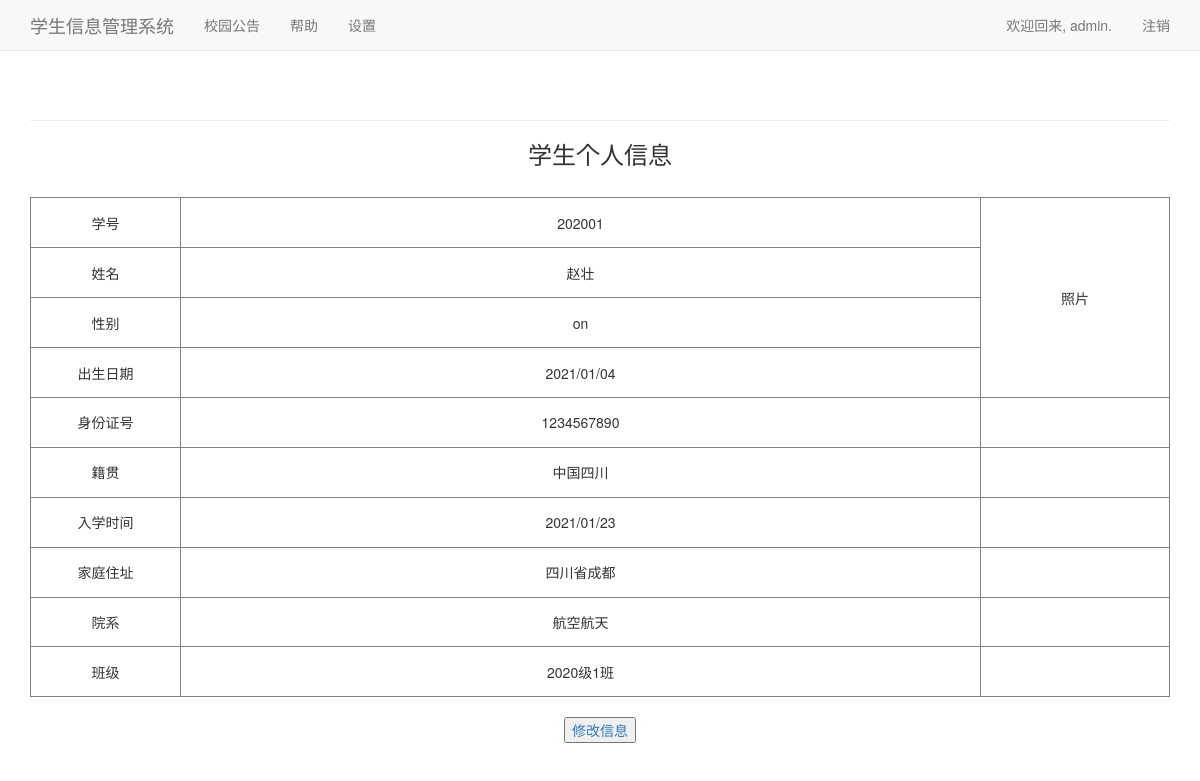
The page /stu_information/ (signed in) on the database as committed earlier.
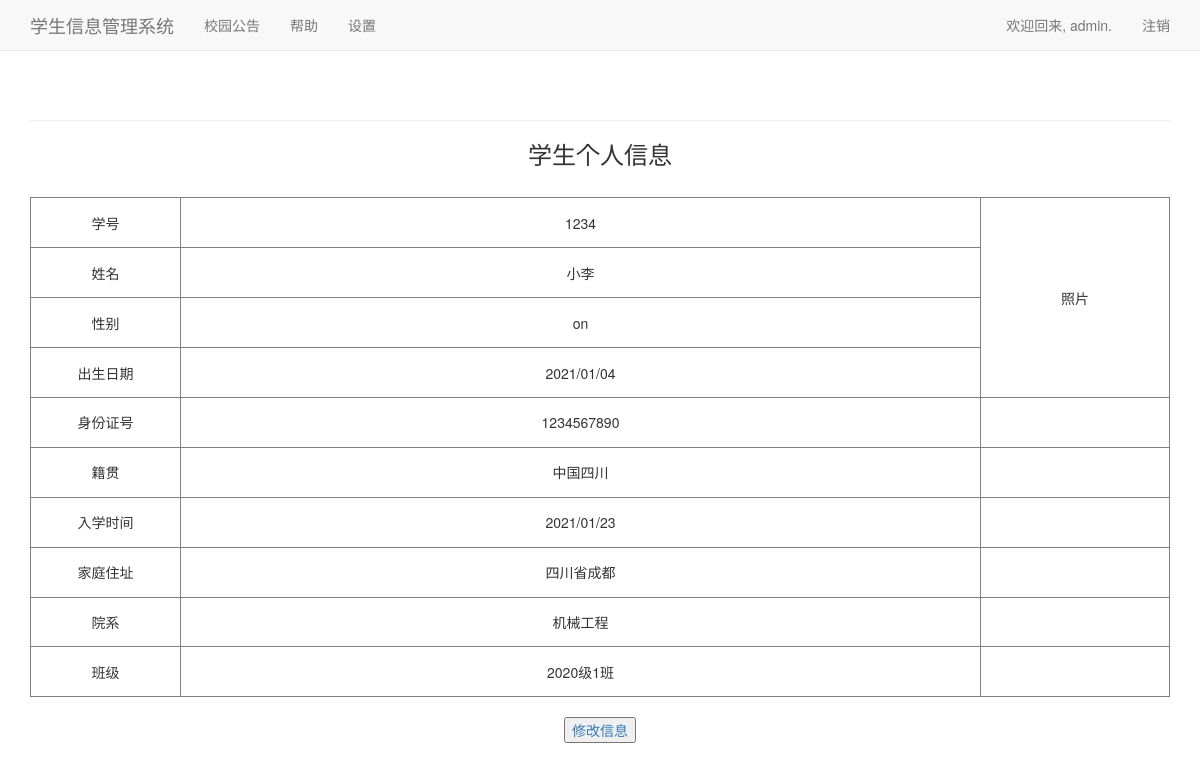
The same page on the database as committed later.
### info_manage/models.py (models this page shows, shortened)
class Student(models.Model):
    stu_id = models.CharField(max_length=10, verbose_name="学号", primary_key=True)
    stu_name = models.CharField(max_length=10, verbose_name="姓名")
    sex_choice = (('M', '男'), ('W', '女'))
    stu_sex = models.CharField(max_length=4, choices=sex_choice, verbose_name="性别")
    birth_date = models.CharField(verbose_name='出生日期', max_length=10)
    identity_number = models.CharField(max_length=18, verbose_name='身份证号')
    native_place = models.CharField(max_length=50, verbose_name="籍贯")
    admission_time = models.CharField(verbose_name='入学时间', max_length=10)
    home_address = models.CharField(max_length=50, verbose_name='家庭住址')
    department_name = models.ForeignKey(Department, verbose_name="院系", on_delete=models.CASCADE)
    class_name = models.ForeignKey(Class, verbose_name="班级", on_delete=models.CASCADE)
    class Meta:
        db_table = "Student"
        verbose_name = "学生"
        verbose_name_plural = "学生个人信息"

class Department(models.Model):
    department_id = models.AutoField(primary_key=True)
    department_name = models.CharField(max_length=10, verbose_name="全称")
    class Meta:
        db_table = "Department"
        verbose_name = "院系"
        verbose_name_plural = "院系信息"
    def __str__(self):
        return self.department_name

class Class(models.Model):
    class_id = models.AutoField(primary_key=True)
    class_name = models.CharField(max_length=10, verbose_name="全称")
    class Meta:
        db_table = "Class"
        verbose_name = "班级"
        verbose_name_plural = "班级信息"
    def __str__(self):
        return self.class_name

### info_manage/views.py (the view)
# urls.py: path('stu_information/', views.stu_information, name='stu_information'),
@login_required
def stu_information(request):
    student = None
    for stu in Student.objects.all():
        student = stu
    return render(request, "stu_information/stu_information.html",
                  {"stu_name": student.stu_name, "stu_id": student.stu_id, "stu_sex": student.stu_sex,
                   "birth_date": student.birth_date, "identity_number": student.identity_number,
                   "native_place": student.native_place, "admission_time": student.admission_time,
                   "home_address": student.home_address, "department_name": student.department_name,
                   "class_name": student.class_name})

### info_manage/templates/stu_information/stu_information.html (shortened to what this page needs)
{% extends "info_manage/base.html" %}
{% block content %}
    <!DOCTYPE html>
    <html lang="zh-CN">
    <html>
    <head>
    </head>
    <body>
    <h3>学生个人信息</h3><br/>
    <div>
        <table border="1">
            <tr>
                <td class="left_info">学号</td>
                <td class="center_info" id="stu_id">{{ stu_id }}</td>
                <td rowspan="4">照片</td>
            </tr>
            <tr>
                <td>姓名</td>
                <td>{{ stu_name }}</td>
            </tr>
            <tr>
                <td>性别</td>
                <td>{{ stu_sex }}</td>
            </tr>
            <tr>
                <td>出生日期</td>
                <td>{{ birth_date }}</td>
            </tr>
            <tr>
                <td>身份证号</td>
                <td>{{ identity_number }}</td>
                <td></td>
            </tr>
            <tr>
                <td>籍贯</td>
                <td>{{ native_place }}</td>
                <td></td>
            </tr>
            <tr>
                <td>入学时间</td>
                <td>{{ admission_time }}</td>
                <td></td>
            </tr>
            <tr>
                <td>家庭住址</td>
                <td>{{ home_address }}</td>
                <td></td>
            </tr>
            <tr>
                <td>院系</td>
                <td>{{ department_name }}</td>
                <td></td>
            </tr>
            <tr>
                <td>班级</td>
                <td>{{ class_name }}</td>
                <td></td>
            </tr>
        </table>
        <br>
    </div>
    <div>
        <button><a href="{% url 'info_manage:modify_stu_info' %}">修改信息</a></button>
    </div>
    </body>
    </html>
{% endblock content %}

### info_manage/templates/info_manage/base.html (shortened to what this page needs)
{% load bootstrap3 %}
<!DOCTYPE html>
<html lang="en">
<head>
    {% bootstrap_css %}
</head>
<body>
<nav class="navbar navbar-default navbar-static-top">
    <div class="container">
        <div class="navbar-header">
            <a class="navbar-brand" href="{% url 'info_manage:index' %}">学生信息管理系统</a>
        </div>
        <div id="navbar" class="navbar-collapse collapse">
            <ul class="nav navbar-nav">
                <li><a href="{% url 'info_manage:bulletin' %}">校园公告</a></li>
                <li><a href="{% url 'info_manage:help' %}">帮助</a></li>
                <li><a href="{% url 'info_manage:settings' %}">设置</a></li>
            </ul>
            <ul class="nav navbar-nav navbar-right">
                {% if user.is_authenticated %}
                    <li><a>欢迎回来, {{ user.username }}.</a></li>
                    <li><a href="{% url 'users:logout' %}">注销</a></li>
                {% else %}
                    <li><a href="{% url 'users:register' %}">注册</a></li>
                    <li><a href="{% url 'users:login' %}">登录</a></li>
                {% endif %}
            </ul>
        </div>
    </div>
</nav>
<div class="container">
    <div class="page-header">
    </div>
    <div>
        {% block content %}{% endblock content %}
    </div>
</div>
</body>
</html>

### info_manage/templates/stu_information/stu_information.html (style rules this page uses)
h3 { text-align: center; }
table { width: 100%; height: 500px; }
div { text-align: center; }
.left_info { width: 150px; }
.center_info { width: 800px; }

Rows that differ between the two databases and show on the page:
no longer on this page (row unchanged): Student: stu_id "202001", stu_name "赵壮", stu_sex "on", birth_date "2021/01/04", identity_number "1234567890", native_place "中国四川", admission_time "2021/01/23", home_address "四川省成都"
no longer on this page (row unchanged): Department: department_name "航空航天"
added Student: stu_id "1234", stu_name "小李", stu_sex "on", birth_date "2021/01/04", identity_number "1234567890", native_place "中国四川", admission_time "2021/01/23", home_address "四川省成都"
added Department: department_name "机械工程"
